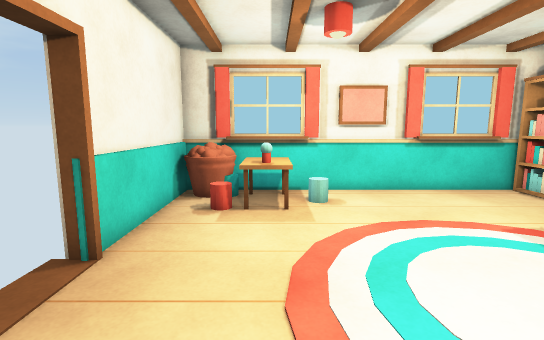
[1] (above)

12 first-person views from a walk through a 3-D level made in the Unity game engine. The camera is 1.4 m above the floor, tilts 8° down and sees 85° across. Doors are open. The floor is counted in squares, 0.5 m on a side. Each view is taken from the middle of a square. On the plan, view 1 faces up. The plan holds only what a view shows up to about 20 squares ahead; the rest is blank. The player is left out. Some animated figures are not drawn.

[2]
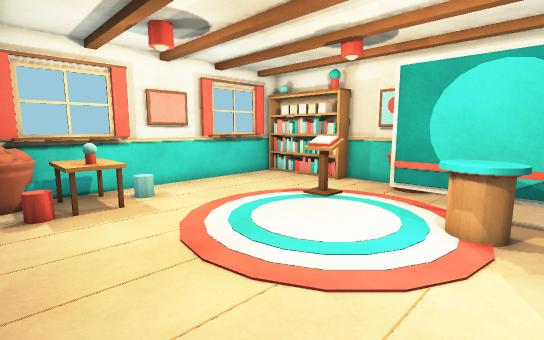

[3]
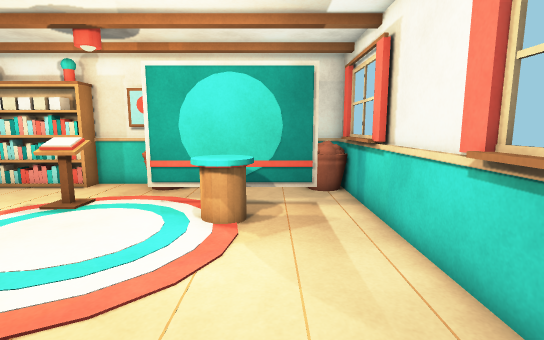

[4]
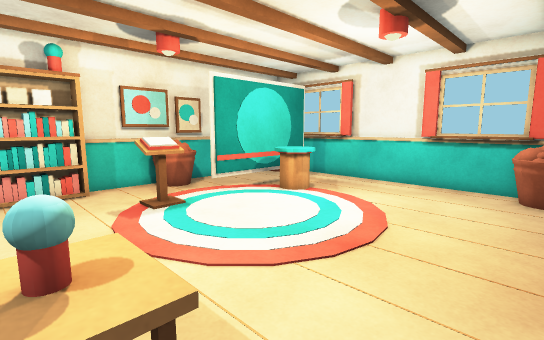

[5]
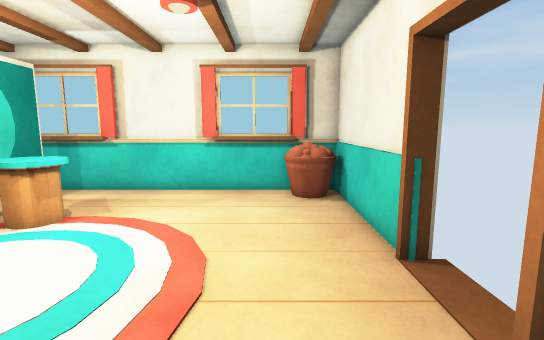

[6]
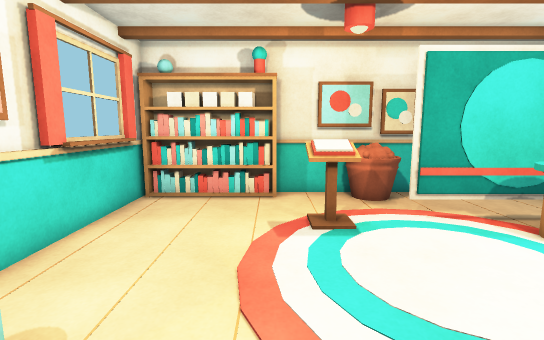

[7]
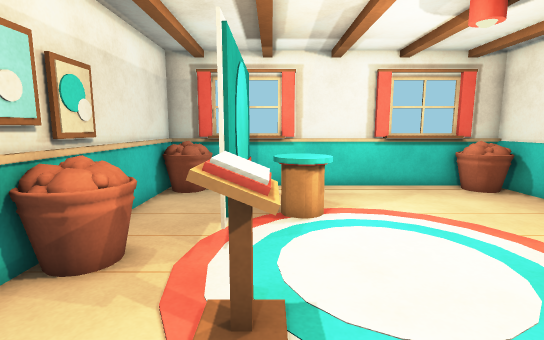

[8]
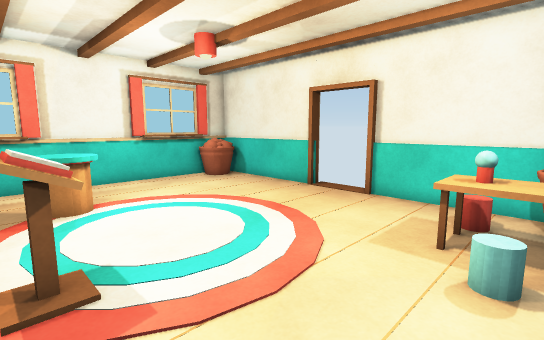

[9]
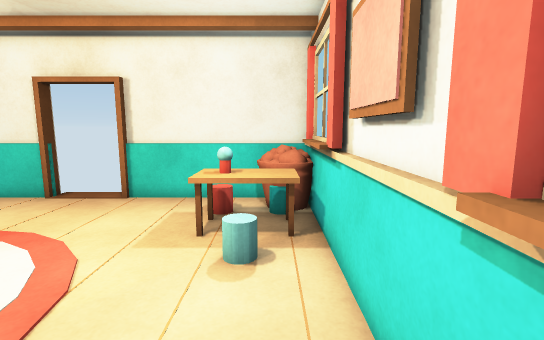

[10]
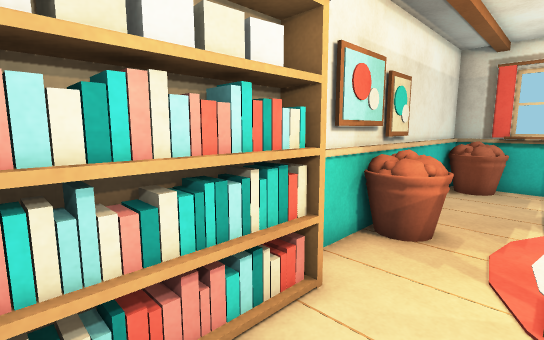

[11]
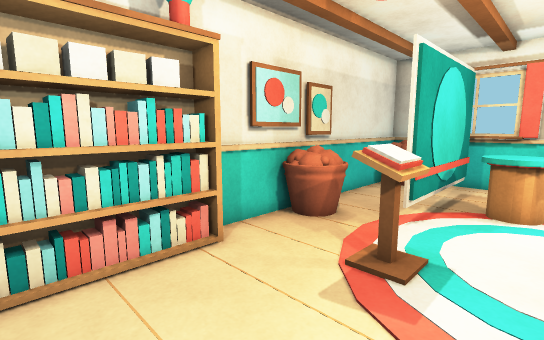

[12]
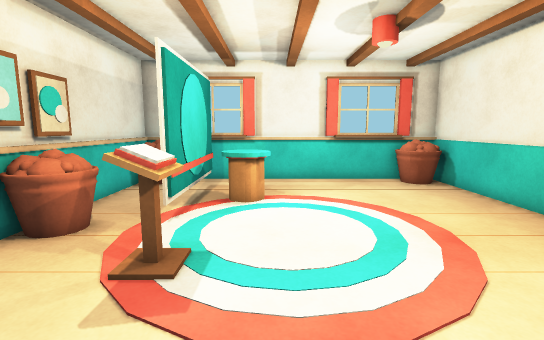

### Floor plan
Points are (right, up) in squares from view 1. A wall is a line through its corners. A room is listed if a view was taken in it or the views show most of it. See-through windows are left out.
Room 1 (views 1, 2, 3, 4, 5, 6, 7, 8, 9, 10, 11, 12)
walls: (-3.6, 6) (-4.5, 6); (-3.9, 2.8) (-3.9, -4.4) (11.9, -4.4) (11.9, 1.6); (11.9, 5.4) (11.9, 13.4) (-3.9, 13.4) (-3.9, 6.2); (10.9, 8.4) (10.9, 9.6); (6.4, -4) (10, -4); (11.1, 8.4) (11.1, 9.6); (5.9, -4.2) (6.6, -4.2); (11, 8.8) (11.6, 8.8); (-4.5, 3) (-3.6, 3); (1.4, -4.2) (2.1, -4.2); (11, 9) (11.6, 9); (11, 9.3) (11.8, 9.3) (11, 9.3); (12, 7.8) (11.4, 7.8); (11.6, 8.7) (11, 8.7); (1.6, 13) (-2, 13); (2.1, 13.2) (1.4, 13.2); (6.6, 13.2) (5.9, 13.2); (-2, -4) (1.6, -4); (9.8, -4.2) (10.5, -4.2); (-2.5, -4.2) (-1.8, -4.2); (10, 13) (6.4, 13); (-1.8, 13.2) (-2.5, 13.2); (10.5, 13.2) (9.8, 13.2); (11.6, 12.7) (11, 12.7); (11.9, 13) (10.9, 13)
ways out: open door at (-5, 4.5)
objects: other object (-3, -3) to (-2, -3); other object (-3, 12) to (-2, 12); other object (-1, 10) to (1, 12); other object (5, -2) to (8, 3); other object (7, 6) to (8, 7); other object (10, -3) to (11, -3); other object (11, 8); other object (11, 10); other object (11, 11); other object (11, 12); other object (12, 2); other object (12, 3); other object (12, 4) to (12, 5)

Where each view was taken, in squares from view 1:
view 1: 0 up, 0 right, facing up
view 2: 1 down, 3 left, facing up-right
view 3: 1 down, 3 left, facing right
view 4: 11 up, 3 left, facing down-right
view 5: 9 up, 1 left, facing down
view 6: 8 up, 1 left, facing right
view 7: 10 up, 7 right, facing down
view 8: 12 up, 8 right, facing down-left
view 9: 12 up, 8 right, facing left
view 10: 12 up, 8 right, facing down-right
view 11: 12 up, 5 right, facing down-right
view 12: 12 up, 5 right, facing down
